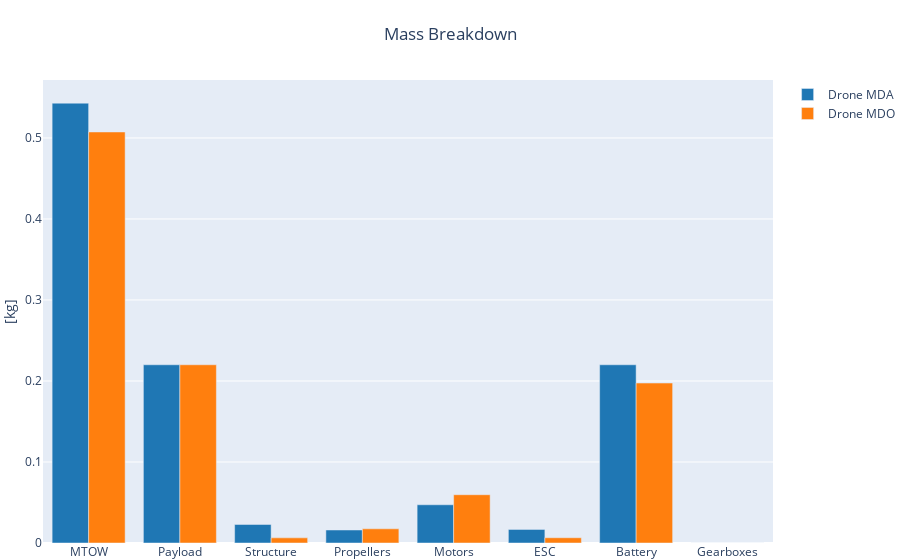

The code cell stored with this chart in its notebook:
### Code cell
fig = mass_breakdown_bar_plot_drone(MDA_OUTPUT_FILE, name='Drone MDA')
fig = mass_breakdown_bar_plot_drone(MDO_OUTPUT_FILE, name='Drone MDO', fig=fig)
fig.show()

### Figure 1 — Plotly figure (JSON) as saved in the notebook; plotly's stock layout.template omitted (floating-point values rounded to 4 significant figures)
{"data": [{"marker": {"color": "rgb(31, 119, 180)"}, "name": "Drone MDA", "type": "bar", "x": ["MTOW", "Payload", "Structure", "Propellers", "Motors", "ESC", "Battery", "Gearboxes"], "y": [0.5429, 0.22, 0.02288, 0.01606, 0.04719, 0.0168, 0.22, 0]}, {"marker": {"color": "rgb(255, 127, 14)"}, "name": "Drone MDO", "type": "bar", "x": ["MTOW", "Payload", "Structure", "Propellers", "Motors", "ESC", "Battery", "Gearboxes"], "y": [0.5074, 0.22, 0.006362, 0.01751, 0.05959, 0.006466, 0.1974, 0]}], "layout": {"margin": {"b": 0, "l": 0, "r": 0, "t": 80}, "title": {"text": "Mass Breakdown", "x": 0.5}, "yaxis": {"title": {"text": "[kg]"}}}}
